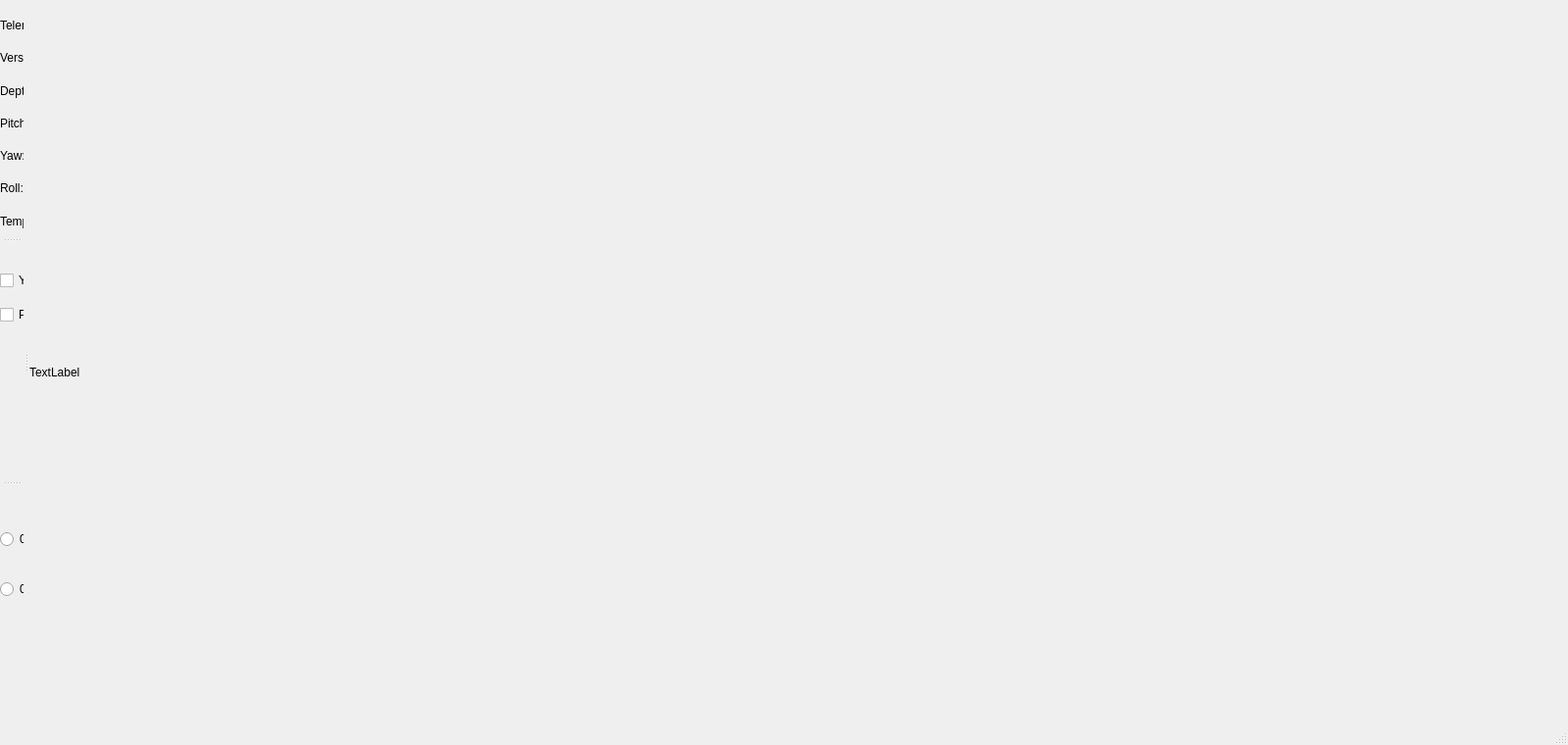
<?xml version="1.0" encoding="UTF-8"?>
<ui version="4.0">
 <class>MainWindow</class>
 <widget class="QMainWindow" name="MainWindow">
  <property name="geometry">
   <rect>
    <x>0</x>
    <y>0</y>
    <width>1600</width>
    <height>760</height>
   </rect>
  </property>
  <property name="sizePolicy">
   <sizepolicy hsizetype="MinimumExpanding" vsizetype="MinimumExpanding">
    <horstretch>0</horstretch>
    <verstretch>0</verstretch>
   </sizepolicy>
  </property>
  <property name="windowTitle">
   <string>MainWindow</string>
  </property>
  <widget class="QWidget" name="centralwidget">
   <widget class="QLabel" name="camLabel">
    <property name="geometry">
     <rect>
      <x>0</x>
      <y>0</y>
      <width>1350</width>
      <height>760</height>
     </rect>
    </property>
    <property name="text">
     <string>TextLabel</string>
    </property>
   </widget>
  </widget>
  <widget class="QMenuBar" name="menubar">
   <property name="geometry">
    <rect>
     <x>0</x>
     <y>0</y>
     <width>1600</width>
     <height>32</height>
    </rect>
   </property>
   <property name="cursor">
    <cursorShape>ArrowCursor</cursorShape>
   </property>
  </widget>
  <widget class="QStatusBar" name="statusbar"/>
  <widget class="QDockWidget" name="telemetryDock">
   <property name="sizePolicy">
    <sizepolicy hsizetype="Preferred" vsizetype="MinimumExpanding">
     <horstretch>0</horstretch>
     <verstretch>0</verstretch>
    </sizepolicy>
   </property>
   <property name="features">
    <set>QDockWidget::DockWidgetMovable</set>
   </property>
   <attribute name="dockWidgetArea">
    <number>1</number>
   </attribute>
   <widget class="QWidget" name="tDockContents">
    <widget class="QWidget" name="verticalLayoutWidget">
     <property name="geometry">
      <rect>
       <x>0</x>
       <y>0</y>
       <width>231</width>
       <height>260</height>
      </rect>
     </property>
     <layout class="QVBoxLayout" name="tVerLayout">
      <item>
       <widget class="QLabel" name="telemetryLabel">
        <property name="text">
         <string>Telemetry:</string>
        </property>
        <property name="alignment">
         <set>Qt::AlignLeading|Qt::AlignLeft|Qt::AlignTop</set>
        </property>
       </widget>
      </item>
      <item>
       <widget class="QLabel" name="tVersionLabel">
        <property name="text">
         <string>Version:</string>
        </property>
        <property name="alignment">
         <set>Qt::AlignLeading|Qt::AlignLeft|Qt::AlignTop</set>
        </property>
       </widget>
      </item>
      <item>
       <widget class="QLabel" name="tDepthLabel">
        <property name="text">
         <string>Depth:</string>
        </property>
        <property name="alignment">
         <set>Qt::AlignLeading|Qt::AlignLeft|Qt::AlignTop</set>
        </property>
       </widget>
      </item>
      <item>
       <widget class="QLabel" name="tPitchLabel">
        <property name="text">
         <string>Pitch:</string>
        </property>
        <property name="alignment">
         <set>Qt::AlignLeading|Qt::AlignLeft|Qt::AlignTop</set>
        </property>
       </widget>
      </item>
      <item>
       <widget class="QLabel" name="tYawLabel">
        <property name="text">
         <string>Yaw:</string>
        </property>
        <property name="alignment">
         <set>Qt::AlignLeading|Qt::AlignLeft|Qt::AlignTop</set>
        </property>
       </widget>
      </item>
      <item>
       <widget class="QLabel" name="tRollLabel">
        <property name="text">
         <string>Roll:</string>
        </property>
        <property name="alignment">
         <set>Qt::AlignLeading|Qt::AlignLeft|Qt::AlignTop</set>
        </property>
       </widget>
      </item>
      <item>
       <widget class="QLabel" name="tTemperaturLabel">
        <property name="text">
         <string>Temp.:</string>
        </property>
        <property name="alignment">
         <set>Qt::AlignLeading|Qt::AlignLeft|Qt::AlignTop</set>
        </property>
       </widget>
      </item>
      <item>
       <widget class="QLabel" name="tCamSelLabel">
        <property name="text">
         <string>Camsel:</string>
        </property>
        <property name="alignment">
         <set>Qt::AlignLeading|Qt::AlignLeft|Qt::AlignTop</set>
        </property>
       </widget>
      </item>
     </layout>
    </widget>
   </widget>
  </widget>
  <widget class="QDockWidget" name="regulatorsDock">
   <property name="sizePolicy">
    <sizepolicy hsizetype="Preferred" vsizetype="MinimumExpanding">
     <horstretch>0</horstretch>
     <verstretch>0</verstretch>
    </sizepolicy>
   </property>
   <property name="features">
    <set>QDockWidget::DockWidgetMovable</set>
   </property>
   <attribute name="dockWidgetArea">
    <number>1</number>
   </attribute>
   <widget class="QWidget" name="rDockContents">
    <widget class="QWidget" name="gridLayoutWidget">
     <property name="geometry">
      <rect>
       <x>0</x>
       <y>0</y>
       <width>231</width>
       <height>74</height>
      </rect>
     </property>
     <layout class="QGridLayout" name="gridLayout_2">
      <item row="1" column="0">
       <widget class="QCheckBox" name="checkBox_2">
        <property name="text">
         <string>Pitch</string>
        </property>
       </widget>
      </item>
      <item row="0" column="0">
       <widget class="QCheckBox" name="checkBox">
        <property name="text">
         <string>Yaw</string>
        </property>
       </widget>
      </item>
      <item row="0" column="1">
       <widget class="QCheckBox" name="checkBox_3">
        <property name="text">
         <string>Depth</string>
        </property>
       </widget>
      </item>
      <item row="1" column="1">
       <widget class="QCheckBox" name="checkBox_4">
        <property name="text">
         <string>Roll</string>
        </property>
       </widget>
      </item>
     </layout>
    </widget>
   </widget>
  </widget>
  <widget class="QDockWidget" name="asfDock">
   <property name="sizePolicy">
    <sizepolicy hsizetype="Preferred" vsizetype="MinimumExpanding">
     <horstretch>0</horstretch>
     <verstretch>0</verstretch>
    </sizepolicy>
   </property>
   <property name="features">
    <set>QDockWidget::DockWidgetMovable</set>
   </property>
   <attribute name="dockWidgetArea">
    <number>1</number>
   </attribute>
   <widget class="QWidget" name="dockWidgetContents_3">
    <widget class="QWidget" name="gridLayoutWidget_2">
     <property name="geometry">
      <rect>
       <x>0</x>
       <y>0</y>
       <width>231</width>
       <height>121</height>
      </rect>
     </property>
     <layout class="QGridLayout" name="gridLayout_3">
      <item row="0" column="1">
       <widget class="QRadioButton" name="radioButton_2">
        <property name="text">
         <string>0.5</string>
        </property>
       </widget>
      </item>
      <item row="0" column="0">
       <widget class="QRadioButton" name="radioButton">
        <property name="text">
         <string>0.25</string>
        </property>
       </widget>
      </item>
      <item row="1" column="0">
       <widget class="QRadioButton" name="radioButton_3">
        <property name="text">
         <string>0.75</string>
        </property>
       </widget>
      </item>
      <item row="1" column="1">
       <widget class="QRadioButton" name="radioButton_4">
        <property name="text">
         <string>1.0</string>
        </property>
       </widget>
      </item>
     </layout>
    </widget>
   </widget>
  </widget>
 </widget>
 <resources/>
 <connections/>
</ui>
